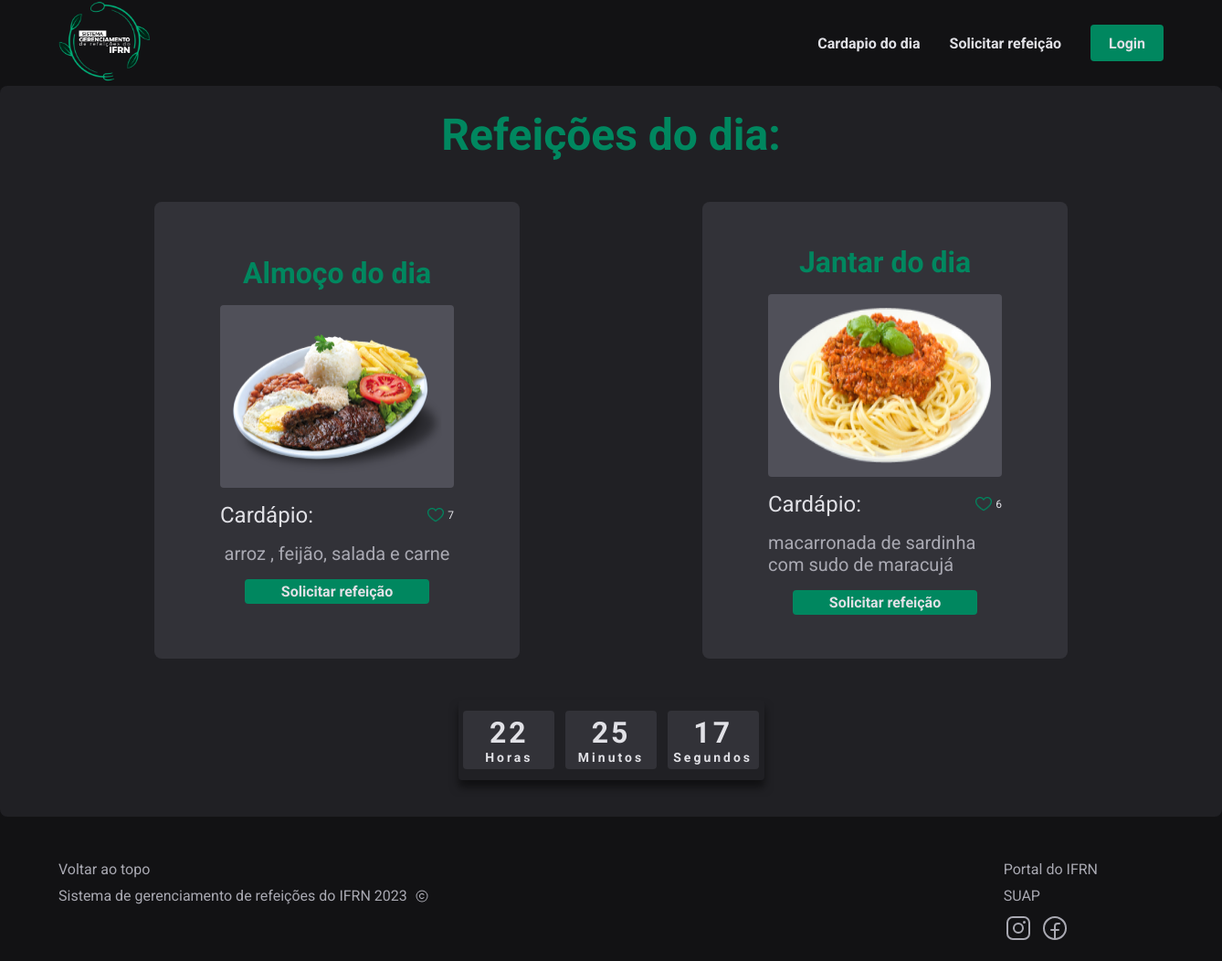
Screenshot of /meal/today-menu with the database file from the repository.
### apps/core/models.py (models this page shows)
class Snack(models.Model):
    type_choices = (
        ("almoço", "almoço"),
        ("janta", "janta"),
    )
    description = models.TextField("Descrição", max_length=255)
    likes = models.IntegerField("Curtidas", default=0, null=True, blank=True)
    image = models.ImageField("Imagem", upload_to=get_file_path, null=True)
    snack_to_day = models.BooleanField("Refeição do dia", default=False)
    type = models.CharField("Tipo", max_length=15, choices=type_choices)
    active = models.BooleanField("Ativo", default=True, null=True, blank=True)
    class Meta:
        verbose_name = "Refeição"

### apps/core/views.py (the view)
# urls.py: path("meal/today-menu", TodayMenu.as_view(), name="todayMenu"),
class TodayMenu(ListView):
    model = Snack
    template_name = "todayMenu.html"
    def get_context_data(self, **kwargs):
        context = super(TodayMenu, self).get_context_data(**kwargs)
        context["almoco"] = Snack.objects.filter(type="almoço", snack_to_day=True, active=True)
        context["janta"] = Snack.objects.filter(type="janta", snack_to_day=True, active=True)
        return context

### apps/core/templates/todayMenu.html (shortened to what this page needs)
{% extends 'base.html' %}
{% block content %}
  {% load static %}
  <div class="ContainerMenu">
    <h1>Refeições do dia:</h1>
    <div class="ContainerSnack">
      <div class="ContainerTwoSnacks">
        <div class="snacks">
          <h1>Almoço do dia</h1>
          {% for almoco_snack in almoco %}
            <div class="ContainerImgSnack">
              <img src="{{ almoco_snack.image.url }}" alt="almoco" />
            </div>
            <div class="menuLike">
              <p>Cardápio:</p>
              <span class="like">
                <a href="{% url 'update-like' almoco_snack.id %}" class="link">
                  <img src="{% static 'img/like.png' %}" alt="like" />
                  <p>{{ almoco_snack.likes }}</p>
                </a>
              </span>
            </div>
            <p>{{ almoco_snack.description }}</p>
            {% if user.is_anonymous %}
            <a href="{% url 'social:begin' 'suap' %}" id="requestSnack" >Solicitar refeição</a>
            {% endif %}
          {% endfor %}
        </div>
      </div>
      <div class="ContainerTwoSnacks">
        <div class="snacks">
          <h1>Jantar do dia</h1>
          {% for janta_snack in janta %}
            <div class="ContainerImgSnack">
              <img src="{{ janta_snack.image.url }}" alt="janta" />
            </div>
            <div class="menuLike">
              <p>Cardápio:</p>
              <span class="like">
                <a href="{% url 'update-like' janta_snack.id %}" class="link">
                  <img src="{% static 'img/like.png' %}" alt="like" />
                  <p>{{ janta_snack.likes }}</p>
                </a>
              </span>
            </div>
            <p>{{ janta_snack.description }}</p>
            {% if user.is_anonymous %}
            <a href="{% url 'social:begin' 'suap' %}" id="requestSnack" >Solicitar refeição</a>
            {% endif %}
          {% endfor %}
        </div>
      </div>
    </div>
    <div class="clock">
      <div>
        <span id="hour">00</span>
        <span class="time">Horas</span>
      </div>
      <div>
        <span id="minutes">00</span>
        <span class="time">Minutos</span>
      </div>
      <div>
        <span id="seconds">00</span>
        <span class="time">Segundos</span>
      </div>
    </div>
  </div>
{% endblock %}

### apps/core/static/css/base.css (style rules this page uses)
* { margin: 0; }
.body { background-color: #121214; color: #e1e1e6; font-family: "Roboto", sans-serif; }

### apps/core/static/css/todayMenu.css (style rules this page uses)
.ContainerMenu { display: flex; align-items: center; justify-content: center; flex-direction: column; height: 800px; border-radius: 8px; background: #202024; gap: 45px; margin-bottom: 32px; }
.ContainerMenu > h1 { color: #00875f; font-size: 48px; }
.ContainerSnack { display: flex; flex-direction: row; justify-content: center; gap: 200px; }
.ContainerTwoSnacks { display: flex; justify-content: center; width: 400px; height: 500px; background: #323238; border-radius: 8px; }
.snacks { display: flex; align-items: center; justify-content: center; flex-direction: column; gap: 16px; width: 256px; }
.snacks > h1 { font-size: 32px; color: #00875f; }
.snacks > p { color: #a9a9b2; font-size: 20px; }
.ContainerImgSnack { display: flex; align-items: center; justify-content: center; background: #505059; border-radius: 4px; width: 256px; height: 200px; }
.ContainerImgSnack > img { width: 232px; height: 170px; }
.menuLike { display: flex; justify-content: space-between; width: 100%; }
.menuLike > p { font-size: 24px; }
.like { display: flex; align-items: center; }
.like > a { font-size: 12px; text-decoration: none; color: #e1e1e6; }
.link { display: flex; align-items: center; gap: 4px; }
.like > a > img { width: 18px; height: 16px; }
#requestSnack { padding: 4px 40px; background: #00875f; text-decoration: none; text-align: center; color: #e1e1e6; border-radius: 4px; font-weight: bold; }
.clock { display: flex; align-items: center; justify-content: space-around; height: 88px; width: 335px; background: transparent; border-radius: 4px; box-shadow: 0px 8px 10px rgba(0, 0, 0, 0.5); margin-bottom: 16px; }
.clock div { height: 64px; width: 100px; display: flex; flex-direction: column; align-items: center; justify-content: center; color: #e1e1e6; background: #323238; box-shadow: 5px, 5px, 5px, rgba(0, 0, 0, 0.7); border-radius: 4px; letter-spacing: 3px; }
.clock span { font-weight: bolder; font-size: 32px; }
.clock span.time { font-size: 14px; }

### rows the page displays
Snack: image (picture), likes "7", description "arroz , feijão, salada e carne"
Snack: image (picture), likes "6", description "macarronada de sardinha com sudo de maracujá"
